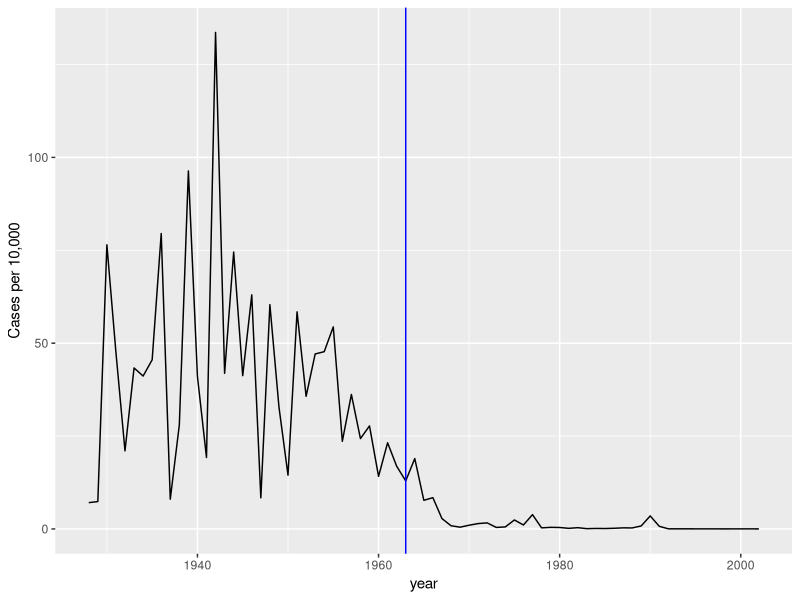
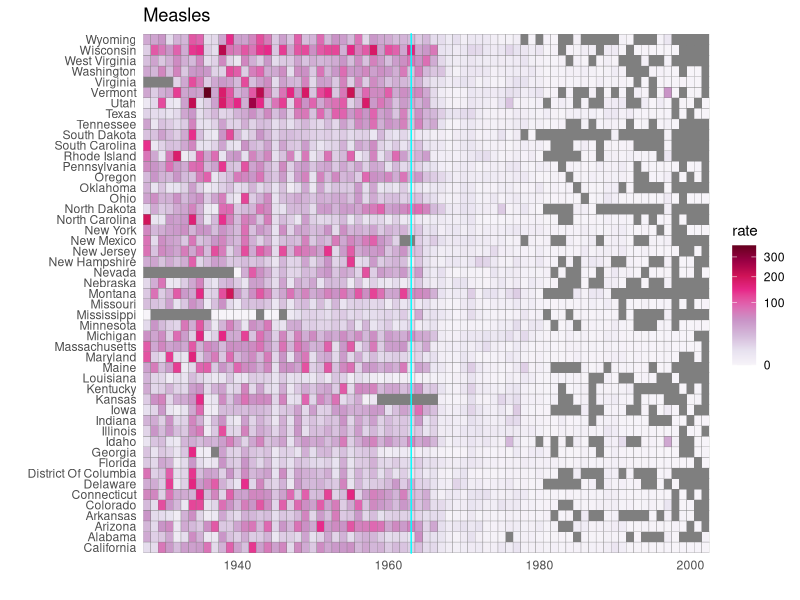

Write R code to recreate these figures, in order.

#
# import data and inspect
#
library(tidyverse)
library(caret)
library(dslabs)
data(us_contagious_diseases)
str(us_contagious_diseases)

# assign dat to the per 10,000 rate of measles, removing Alaska and Hawaii and adjusting for weeks reporting
#
the_disease <- "Measles"
dat <- us_contagious_diseases %>%
  filter(!state %in% c("Hawaii", "Alaska") & disease == the_disease) %>%
  mutate(rate = count / population * 10000 * 52/weeks_reporting) %>%
  mutate(state = reorder(state, rate))

# plot disease rates per year in California
#
dat %>% filter(state == "California" & !is.na(rate)) %>%
  ggplot(aes(year, rate)) +
  geom_line() +
  ylab("Cases per 10,000") +
  geom_vline(xintercept=1963, col = "blue")

# tile plot of disease rate by state and year
#
dat %>% ggplot(aes(year, state, fill=rate)) +
        geom_tile(color = "grey50") +
        scale_x_continuous(expand = c(0,0)) +
        scale_fill_gradientn(colors = RColorBrewer::brewer.pal(9, "PuRd"), trans = "sqrt") +
        geom_vline(xintercept = 1963, col = "cyan") +
        theme_minimal() + theme(panel.grid = element_blank()) +
        ggtitle(the_disease) +
        ylab("") +
        xlab("")


#########################################################################################
#                                 Code Retaining Section                                #
#########################################################################################
#                                                                                       #
# geom_tile(color = "#C6DC67") +                                                        #
# scale_fill_gradientn(colors = RColorBrewer::brewer.pal(9, "Reds"), trans = "sqrt") +  #
#                                                                                       #
# "#46C5DD"                                                                             #
# "#C6DC67"                                                                             #
#                                                                                       #
#########################################################################################
